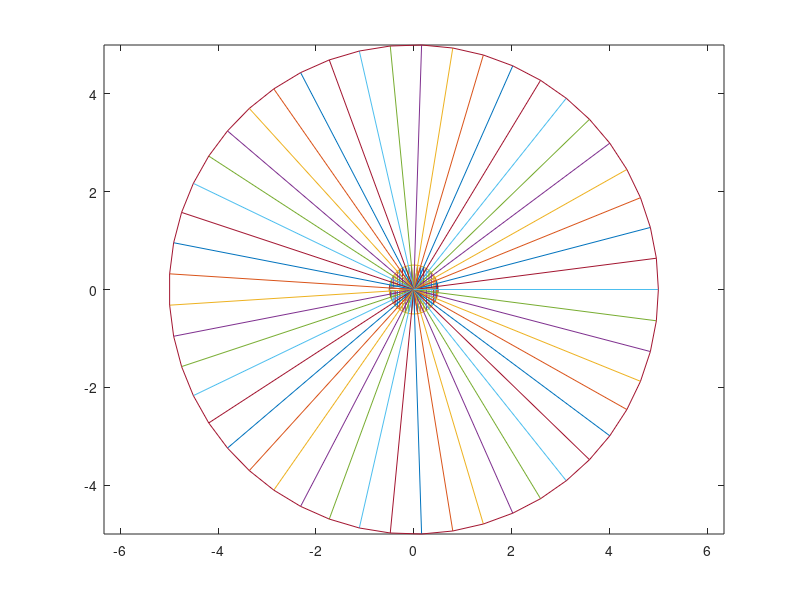
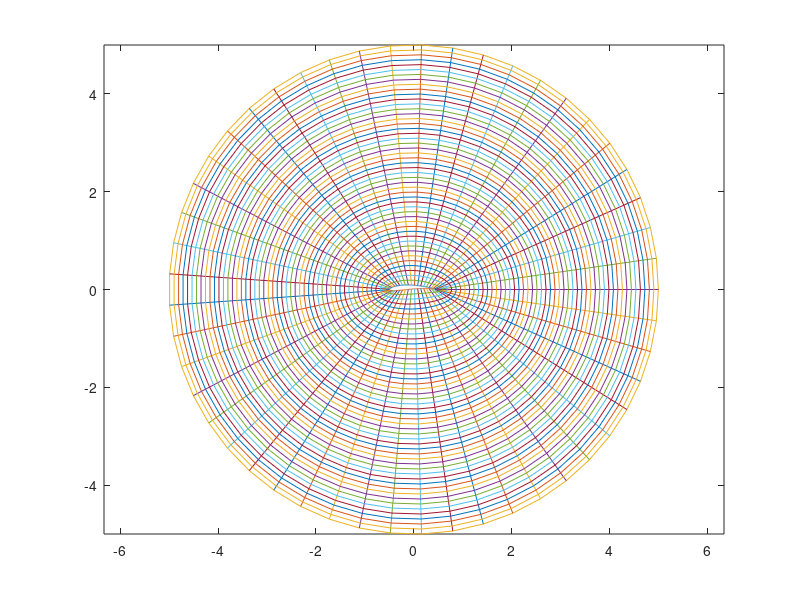

These figures' MATLAB source, in order:
% O grid of airfoil using transformations
% Project made by Ahmed Mohamed Hassan Abdulrahman

clc
clear vars
close all

%% Initialization (Inputs)

% The Free Stream Velocity

Vinf=100;

% Choose the maximum mesh size:

i_max=50; j_max=50;

% Enter the Joukowski Airfoil Parameters

c=1;            % Chord
C_max_c=0.05;     % Maximum Camber/Chord Percentage
t_max_c=0.1;     % Maximum Thickness/Chord Percentage
AoA=8*pi/180;          % Angle of Attack of flow Percentage

% Drawing Parameters

airfoil_points=500;     % Number of points on the airfoil; More points = Better accuracy
R=5*c;                  % Far field radius assumption

% The Transformation Parameters

eta1_max=1;     eta1_min=0;
eta2_max=1;     eta2_min=0;

%% Generating Airfoil Coordinates

% Joukowski airfoil parameters calculations

b=c/4;                  
r=2*b;                  % Radius of the circle
e=t_max_c/1.3;          
beta=2*C_max_c;
a=b*(1+e)/cos(beta);

% x coordinates of the points on the upper and lower surfaces of the airfoil:
x_airfoil_coord=linspace(-r,r,airfoil_points);

% y coordinates equation on the upper surface of the airfoil:
y_upper= @(x) 2*b*e*(1-x/2/b).*(sqrt(1-(x/2/b).^2))+2*b*beta*(1-(x/2/b).^2);
% y coordinates equation on the lower surface of the airfoil:
y_lower= @(x) 2*b*e*(1-x/2/b).*(-sqrt(1-(x/2/b).^2))+2*b*beta*(1-(x/2/b).^2);

airfoil_plot=plot(x_airfoil_coord,y_upper(x_airfoil_coord),x_airfoil_coord,y_lower(x_airfoil_coord));
hold on

%% Generating Circle around airfoil

 % We must divide the circumference of the circle by the number of
 % solving points (in i)
Delta_theta=2*pi/(i_max-1);
 % to plot a circle we need points in x and y, this can be
 % achieved by using x=r*cos(theta) and y=r*sin(theta)

x_circle_plot=zeros(1,i_max);
y_circle_plot=zeros(1,i_max);

for i=1:i_max
    x_circle_plot(i)=r*cos(Delta_theta*(i-1));  % x coordinates of circle
    y_circle_plot(i)=r*sin(Delta_theta*(i-1));  % y coordinates of circle
end

 % Plotting the plain circle
plot(x_circle_plot,y_circle_plot)

hold on

%% Plotting i_max lines from the center to the circle of the airfoil

for i=1:i_max
    plot([0 x_circle_plot(i)],[0 y_circle_plot(i)])
end
hold on
axis equal

%% Projecting the intersection points

airfoil_proj=zeros(1,i_max);

for i=1:i_max
    if i<=i_max/2
        airfoil_proj(i)=y_upper(r*cos(Delta_theta*(i-1)));  % Projected coordinate
        plot([x_circle_plot(i) x_circle_plot(i)],[y_circle_plot(i) airfoil_proj(i)])
    elseif i>=i_max/2
        airfoil_proj(i)=y_lower(r*cos(Delta_theta*(i-1)));  % Projected coordinate
        plot([x_circle_plot(i) x_circle_plot(i)],[y_circle_plot(i) airfoil_proj(i)])
    end
end

%% Plotting Far field and its lines

x_circleR_plot=zeros(1,i_max);
y_circleR_plot=zeros(1,i_max);

for i=1:i_max
    x_circleR_plot(i)=R*cos(Delta_theta*(i-1));  % x coordinates of farfield circle
    y_circleR_plot(i)=R*sin(Delta_theta*(i-1));  % y coordinates of farfield circle

    plot([0 x_circleR_plot(i)],[0 y_circleR_plot(i)])
end

 % Plotting the far field circle
plot(x_circleR_plot,y_circleR_plot)

%% Discretizing the Domain

% Discretizing the domain in delta x and delta y
Delta_x=(x_circleR_plot-x_circle_plot)/(j_max-1);   % The discretized change in the x direction
Delta_y=(y_circleR_plot-airfoil_proj)/(j_max-1);    % The discretized change in the y direction

%% Plotting the whole discretized domain

figure(2)
plot(x_airfoil_coord,y_upper(x_airfoil_coord),x_airfoil_coord,y_lower(x_airfoil_coord))
hold on
axis equal

plot(x_circleR_plot,y_circleR_plot)
for i=1:i_max
    plot([x_circle_plot(i) x_circleR_plot(i)],[airfoil_proj(i) y_circleR_plot(i)])
end

% initialiazing variables used in plotting
x_coords=zeros(j_max,i_max);
y_coords=zeros(j_max,i_max);

% Setting the coordinates of the airfoil and the farfield into the
% variables

x_coords(1,:)=x_circle_plot;
y_coords(1,:)=airfoil_proj;
x_coords(j_max,:)=x_circleR_plot;
y_coords(j_max,:)=y_circleR_plot;

% plotting the lines

for j=2:j_max-1
    for i=1:i_max
        x_coords(j,i)=x_circle_plot(i)+Delta_x(i)*(j-1);
        y_coords(j,i)=airfoil_proj(i)+Delta_y(i)*(j-1);
    end
    plot(x_coords(j,:),y_coords(j,:))
end

%% Transforming into the computational domain

Delta_eta1=(eta1_max-eta1_min)/(i_max-1);
Delta_eta2=(eta2_max-eta2_min)/(j_max-1);

% initializing the eta domain

eta1_coords=zeros(j_max,i_max);
eta2_coords=zeros(j_max,i_max);

% Getting the eta1 and eta2 coordinates

for j=1:j_max
    for i=1:i_max
        eta1_coords(j,i)=Delta_eta1*(i-1);
        eta2_coords(j,i)=Delta_eta2*(j-1);
    end
end

% Calculating computational domain derivatives

% Initialization
x_eta1=zeros(j_max,i_max); y_eta1=zeros(j_max,i_max);
x_eta2=zeros(j_max,i_max); y_eta2=zeros(j_max,i_max);

x_eta1(:,1)=(-1*x_coords(:,i_max-1)+x_coords(:,2))./(2*Delta_eta1);
x_eta2(1,:)=(-3*x_coords(1,:)+4*x_coords(2,:)-x_coords(3,:))./(2*Delta_eta2);
y_eta1(:,1)=(-1*y_coords(:,i_max-1)+y_coords(:,2))./(2*Delta_eta1);
y_eta2(1,:)=(-3*y_coords(1,:)+4*y_coords(2,:)-y_coords(3,:))./(2*Delta_eta2);

x_eta1(:,i_max)=(-1*x_coords(:,i_max-1)+x_coords(:,2))./(2*Delta_eta1);
x_eta2(j_max,:)=(3*x_coords(j_max,:)-4*x_coords(j_max-1,:)+x_coords(j_max-2,:))./(2*Delta_eta2);
y_eta1(:,i_max)=(-1*y_coords(:,i_max-1)+y_coords(:,2))./(2*Delta_eta1);
y_eta2(j_max,:)=(3*y_coords(j_max,:)-4*y_coords(j_max-1,:)+y_coords(j_max-2,:))./(2*Delta_eta2);

for i=2:i_max-1
    x_eta1(:,i)=(-1*x_coords(:,i-1)+x_coords(:,i+1))/(2*Delta_eta1);
    y_eta1(:,i)=(-1*y_coords(:,i-1)+y_coords(:,i+1))/(2*Delta_eta1);
end

for j=2:j_max-1
    x_eta2(j,:)=(-1*x_coords(j-1,:)+x_coords(j+1,:))/(2*Delta_eta2);
    y_eta2(j,:)=(-1*y_coords(j-1,:)+y_coords(j+1,:))/(2*Delta_eta2);
end

J=x_eta1.*y_eta2-x_eta2.*y_eta1;
c11=(x_eta2.^2+y_eta2.^2)./J;
c12=-1*(x_eta1.*x_eta2+y_eta1.*y_eta2)./J;
c22=(x_eta1.^2+y_eta1.^1)./J;


%% Calculating psi at the zero condition

% Calculating velocity components

uinf=Vinf*cos(AoA);
vinf=Vinf*sin(AoA);

% Initialization

psi=zeros(j_max,i_max);
Delta_x_farfield=zeros(1,i_max-1);
Delta_y_farfield=zeros(1,i_max-1);
Delta_psi=zeros(1,i_max-1);

% Calculation of the zero iteration and boundary condition iteration

% assuming that psi is zero on the airfoil
for i=2:i_max
    Delta_x_farfield(i-1)=x_circleR_plot(i)-x_circleR_plot(i-1);
    Delta_y_farfield(i-1)=y_circleR_plot(i)-y_circleR_plot(i-1);
    Delta_psi(i-1)=uinf*Delta_y_farfield(i-1)-vinf*Delta_x_farfield(i-1);
    psi(j_max,i)=psi(j_max,i-1)+Delta_psi(i-1);
    psi(:,i)=linspace(psi(1,i),psi(j_max,i),j_max);
end

psi(:,1)=psi(:,i_max);
if C_max_c==0
    psi(1,:)=psi(2,1);
elseif C_max_c>0
    psi(1,:)=psi(2,i_max-ceil(i_max*C_max_c/2));
elseif C_max_c<0
    psi(1,:)=psi(2,1+floor(i_max*C_max_c/2));
end






